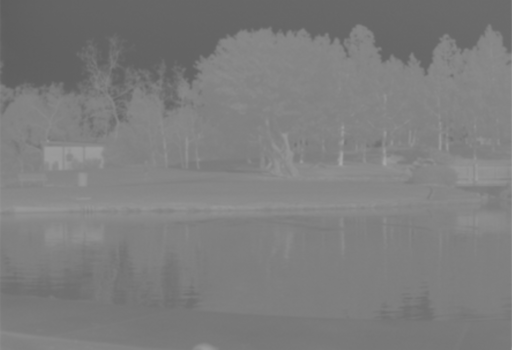
%> input picture pratica3octavepdi/lake.png, 512 x 350 px
$ octave testedealgarmento.m   (GNU Octave 9; MATLAB toolbox functions it lacks are replaced by stand-ins)
%> lines starting %> are read from the running program, lines starting %| are printed output that depends on the picture
clear all
close all
clc
pkg load image;
im = imread('C:\Users\Inaci\Documents\imagens\lake.png');
%> im is the input picture: size 350x512 uint8; min 94, max 167, mean 125.1
histograma = zeros(1,256);
for i=1:size(im,1)
  for j=1:size(im,2)
    intensidade=im(i,j)+1;%+1 para evitar indices negativos
    histograma(intensidade)=histograma(intensidade)+1;
  endfor
  endfor
%> after the loop, histograma = 256 values, max 13078 at index 128, min 0 at index 1, mean 700
 total=179200;
 hist_cum = zeros(1,256)
 hist_cum(1)=histograma(1);
 for i=2:256
   hist_cum(i)=hist_cum(i-1)+histograma(i);
 endfor
%> after the loop, hist_cum = 256 values from 0 to 179200
 hist_cum = hist_cum/total;
%> hist_cum = 256 values from 0 to 1
 map = round(hist_cum*255);
%> map = 256 values from 0 to 255
for i=1:size(im,1)
  for j=1:size(im,2)
    intensidade= im(i,j)+1;
    imalargada(i,j) = map(intensidade);
  endfor
 endfor
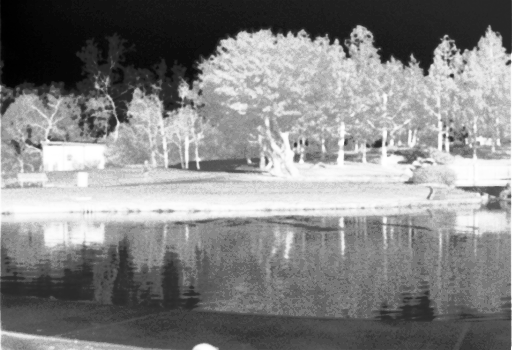
%> imalargada: size 350x512 double; min 0, max 255, mean 132.1
 imalargada=uint8(imalargada);
%> imalargada: size 350x512 uint8
 imwrite(imalargada,'lakealargado.png');
 fprintf('A imagem foi salva com sucesso como lakealargado.png\n');
 figure(1),imalargada;
 figure(2),imhist(imalargada);
%> after `imhist(imalargada)`:
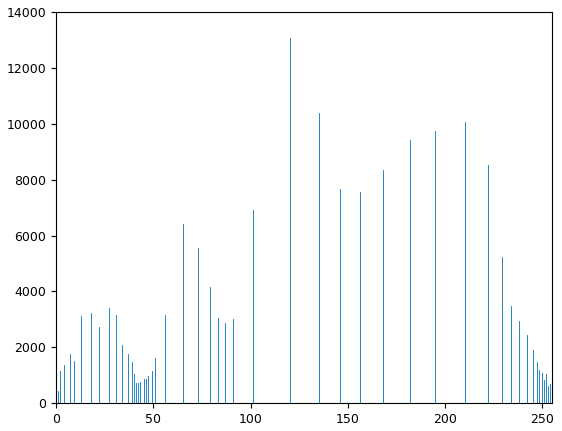
%> figure redrawn from the program's plot data; highest point at x = 120, y = 13078

$ run again, with pratica3octavepdi/dance.png copied over pratica3octavepdi/lake.png
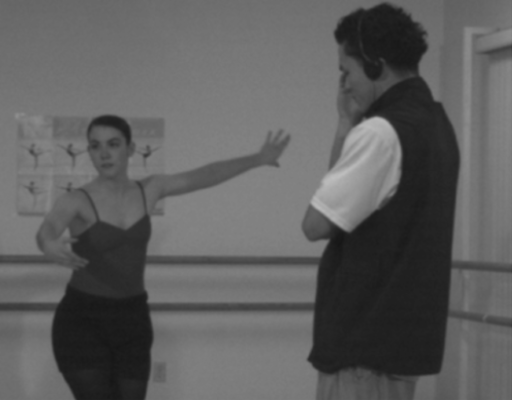
%> input picture pratica3octavepdi/dance.png, 512 x 400 px
%> im is the input picture: size 400x512x3 uint8; min 22, max 190, mean 94.2
%> after the loop `for i=1:size(im,1)`: histograma = 256 values, max 7293 at index 125, min 0 at index 1, mean 800
%> after the loop `for i=2:256`: hist_cum = 256 values from 0 to 204800
%> `hist_cum = hist_cum/total;`: hist_cum = 256 values from 0 to 1.14
%> map = 256 values from 0 to 291
%> after the loop `for i=1:size(im,1)`:
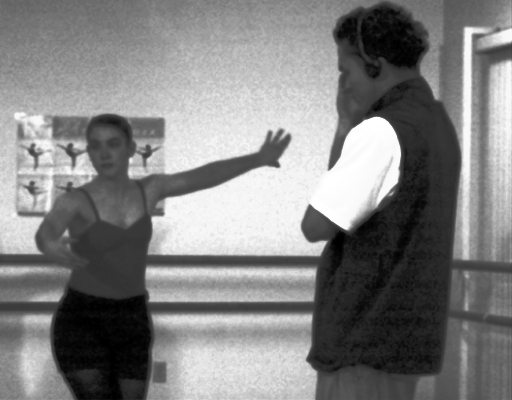
%> imalargada: size 400x512 double; min 0, max 291, mean 148.1; drawn with min black and max white
%> `imhist(imalargada)`:
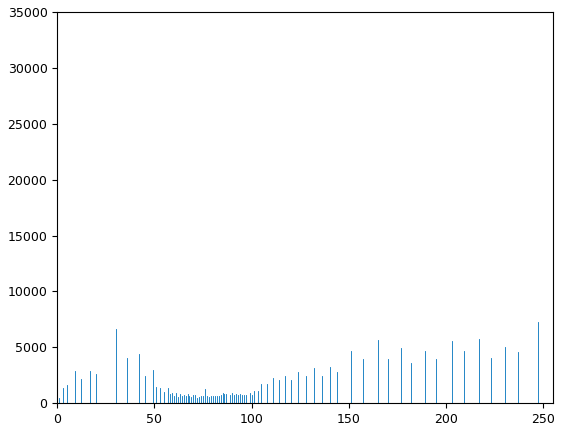
%> figure redrawn from the program's plot data; highest point at x = 255, y = 31096
